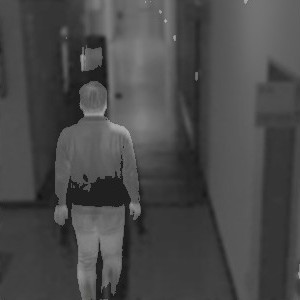
%> input picture result_image1.jpg, 300 x 300 px
$ octave color_to_grey.m   (GNU Octave 9; MATLAB toolbox functions it lacks are replaced by stand-ins)
%> lines starting %> are read from the running program, lines starting %| are printed output that depends on the picture
clc; clear all; close all;

% original image
image = imread("result_image1.jpg");
%> image is the input picture: size 300x300x3 uint8; mean R, G, B 73.2, 73.2, 73.2
figure(1)
imshow(image)
title('Original Image')

% converting to gray scale
image = rgb2gray(image);
%> image: size 300x300 uint8
figure(2)
imshow(image)
title('Gray Scale')

% increase brightness
image = double(image);
%> image: size 300x300 double
c = 1;
image_bright = c * log(1 + image);
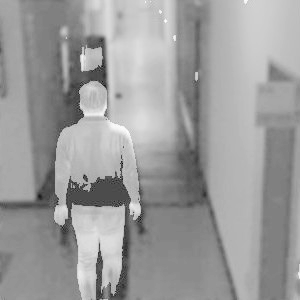
%> image_bright: size 300x300 double; min 2.77, max 5.18, mean 4.25; drawn with min black and max white
image_bright = mat2gray(image_bright); % Normalize
figure(3)
imshow(image_bright);
title('Brighten')

% [7 lines of commented-out code are left out]
image_sharp = imsharpen(image_bright, 'Radius', 2, 'Amount', 1);
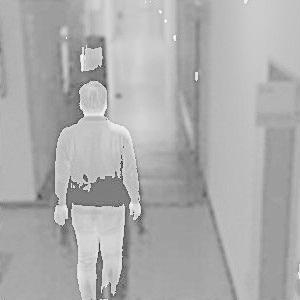
%> image_sharp: size 300x300 double; min -0.547, max 1.15, mean 0.614; drawn with min black and max white
figure(4)
imshow(image_sharp);
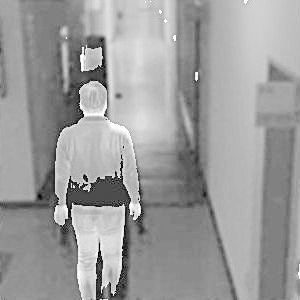
%> displayed picture: size 300x300, on the screen's scale of 0 to 255; min 0, max 255, mean 156.6
title('Sharp')
